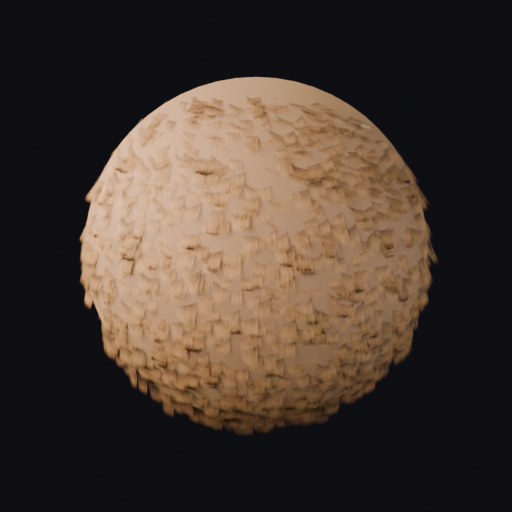
#> input picture anthroforge-v2/fur-craft/a12-shading/renders/a_plain.png, 512 x 512 px, found by its file name
$ python make_strip.py
#> lines starting #> are read from the running program, lines starting #| are printed output that depends on the picture
"""Comparison strip v2: A/B/C full frames, left-rim silhouette crops,
and the rim-mix failure mode as its own footer cell."""
from PIL import Image, ImageDraw, ImageFont

B = "/home/hatch/workspace/anthroforge-v2/fur-craft/a12-shading/renders/"
F = "/usr/share/fonts/truetype/dejavu/DejaVuSans-Bold.ttf"
Fb = lambda s: ImageFont.truetype(F, s)

panels = [("a_plain.png", "A - plain alpha-card PBR"),
          ("b_sheen.png", "B - + sheen (KHR_materials_sheen)"),
          ("c_aniso_rim.png", "C - + aniso GGX + additive rim")]
PW, BAR = 512, 40
W = PW * 3 + 16
CROP_H = 352
FOOT = 208
strip = Image.new("RGB", (W, BAR + PW + 26 + CROP_H + 12 + FOOT), (18, 18, 20))
d = ImageDraw.Draw(strip)
for i, (fn, label) in enumerate(panels):
    x = i * (PW + 4)
    im = Image.open(B + fn).convert("RGB")
    strip.paste(im, (x, BAR))
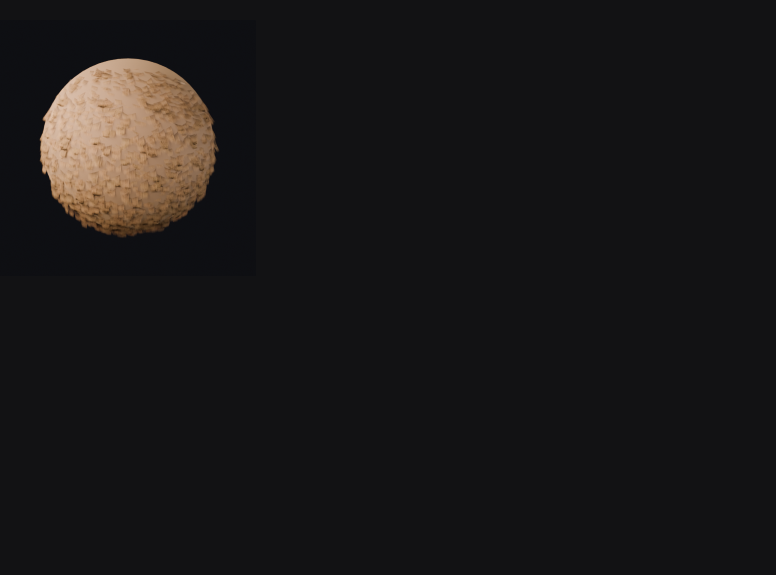
#> strip: PIL image 1552x1150 RGB (shown at 1/2 size); mean R, G, B 25.6, 23.7, 24.2
    d.rectangle([x, 0, x + PW, BAR - 4], fill=(38, 38, 44))
    d.text((x + 10, 10), label, font=Fb(19), fill=(235, 230, 220))
    crop = im.crop((48, 176, 168, 336)).resize((264, CROP_H), Image.LANCZOS)
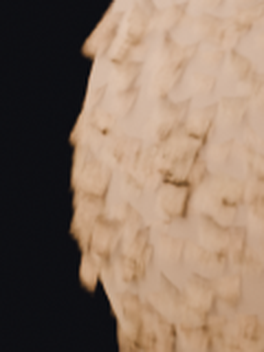
#> crop: PIL image 264x352 RGB; mean R, G, B 137.7, 115.4, 98.1
    strip.paste(crop, (x + 8, BAR + PW + 26))
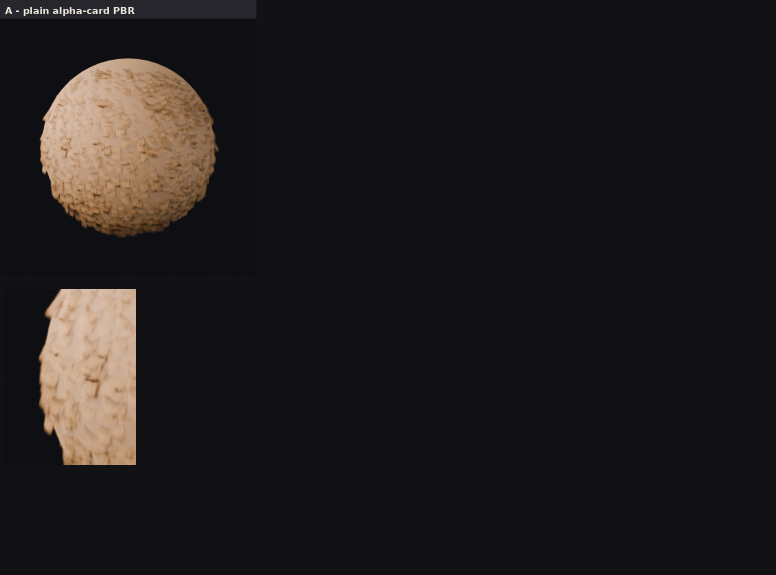
#> strip: PIL image 1552x1150 RGB (shown at 1/2 size); mean R, G, B 32.2, 29.2, 28.6
    d.text((x + 10, BAR + PW + 4), "left silhouette x2.2", font=Fb(15), fill=(200, 195, 185))
#> pass 2 of the loop `for i, (fn, label) in enumerate(panels):`:
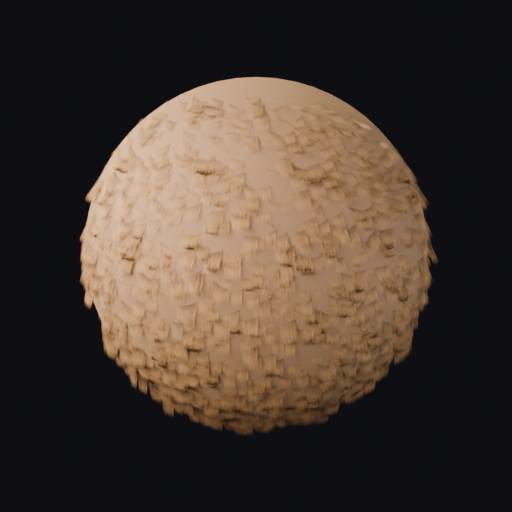
#> input picture anthroforge-v2/fur-craft/a12-shading/renders/b_sheen.png, 512 x 512 px, found by its file name
#> `crop = im.crop((48, 176, 168, 336)).resize((264, CROP_H), Image.LANCZOS)`:
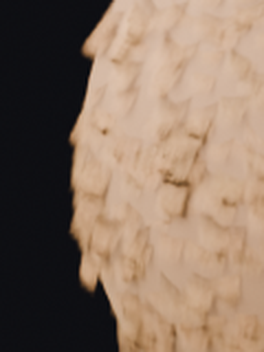
#> crop: PIL image 264x352 RGB; mean R, G, B 138.1, 116, 98.8
#> `strip.paste(crop, (x + 8, BAR + PW + 26))`:
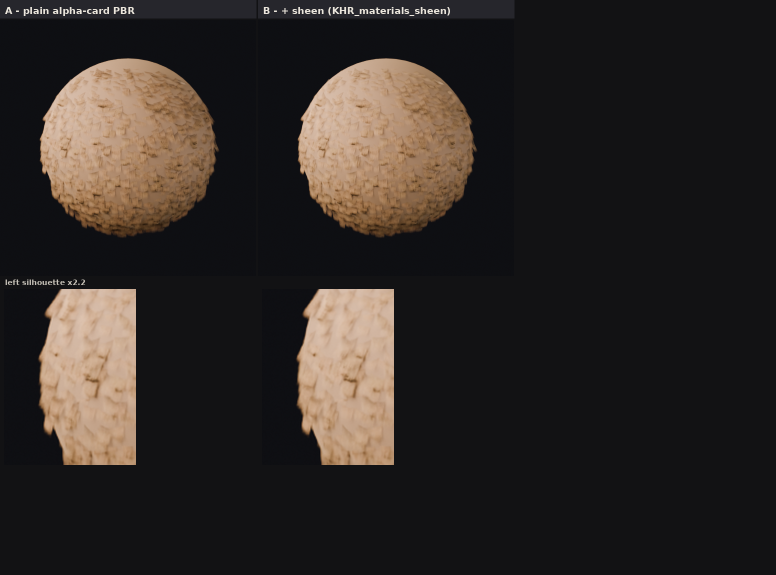
#> strip: PIL image 1552x1150 RGB (shown at 1/2 size); mean R, G, B 46.7, 40.6, 37.5
#> pass 3 of the loop `for i, (fn, label) in enumerate(panels):`:
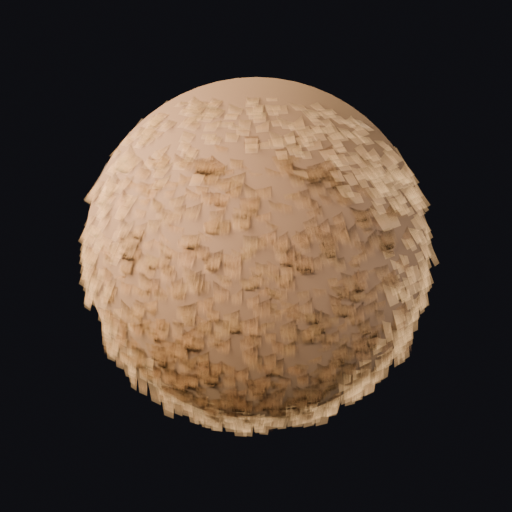
#> input picture anthroforge-v2/fur-craft/a12-shading/renders/c_aniso_rim.png, 512 x 512 px, found by its file name
#> `crop = im.crop((48, 176, 168, 336)).resize((264, CROP_H), Image.LANCZOS)`:
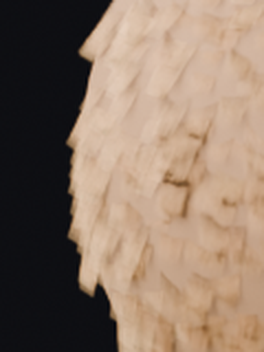
#> crop: PIL image 264x352 RGB; mean R, G, B 140.8, 119.6, 103
#> `strip.paste(crop, (x + 8, BAR + PW + 26))`:
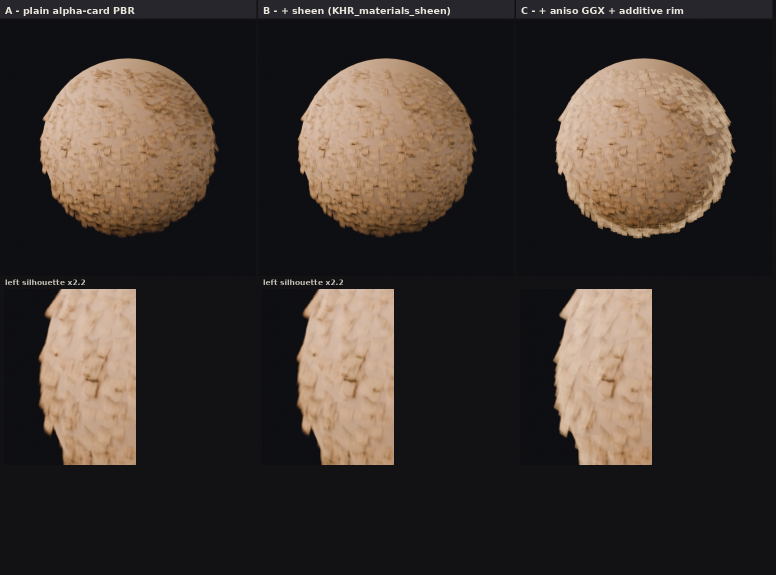
#> strip: PIL image 1552x1150 RGB (shown at 1/2 size); mean R, G, B 61.8, 52.8, 47.1
fy = BAR + PW + 26 + CROP_H + 12
fail = Image.open(B + "c_rim_mix_failure.png").convert("RGB").resize((176, 176), Image.LANCZOS)
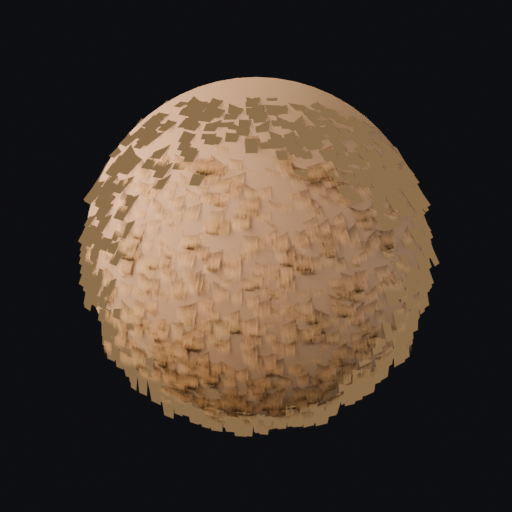
#> input picture anthroforge-v2/fur-craft/a12-shading/renders/c_rim_mix_failure.png, 512 x 512 px, found by its file name
strip.paste(fail, (W - 188, fy))
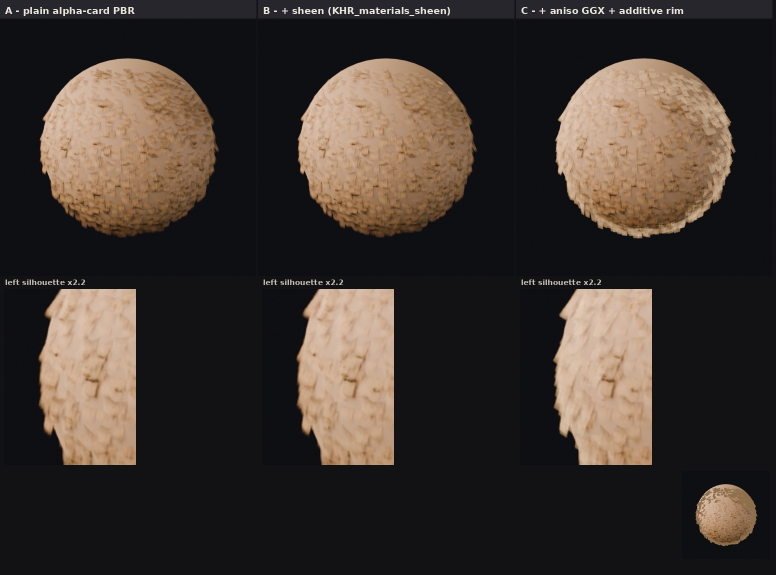
#> strip: PIL image 1552x1150 RGB (shown at 1/2 size); mean R, G, B 62.7, 53.5, 47.7
d.rectangle([W - 188, fy + 178, W - 12, fy + 204], fill=(60, 30, 26))
d.text((W - 180, fy + 183), "Mix-Shader rim: FAILURE", font=Fb(12), fill=(255, 210, 190))
d.text((10, fy + 8), "Identical card geometry in A/B/C (same seed, 1,150 cards on a spherical-cap pelt).",
       font=Fb(16), fill=(200, 195, 185))
d.text((10, fy + 34), "Undercoat = materials-lab skin_furred_base in all three. C's rim is ADDITIVE (v2); the",
       font=Fb(16), fill=(200, 195, 185))
d.text((10, fy + 60), "Mix-Shader rim (right) replaces shading at grazing angles - flat patches, capped",
       font=Fb(16), fill=(200, 195, 185))
d.text((10, fy + 86), "highlights. Measured numbers and the full study: FUR_SHADING.md S4-S5.",
       font=Fb(16), fill=(200, 195, 185))
strip.save(B + "comparison_strip.png")
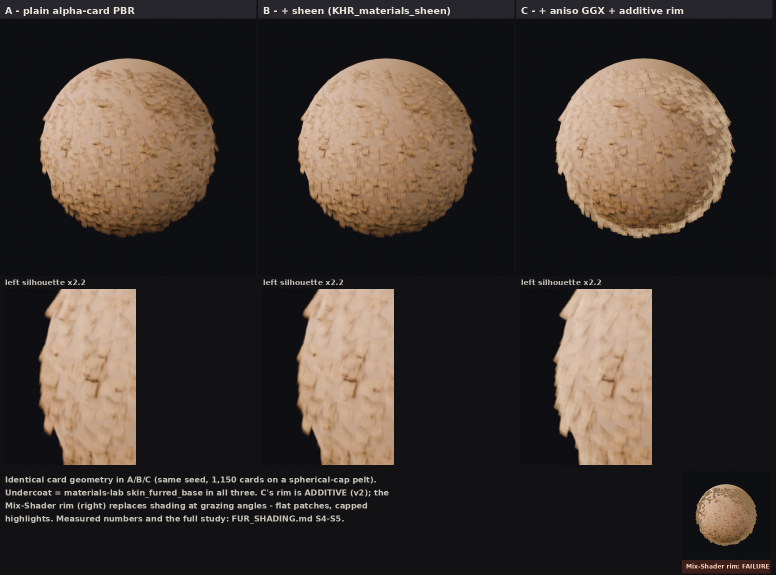
#> saved as comparison_strip.png: PIL image 1552x1150 RGB (shown at 1/2 size); mean R, G, B 64.3, 55, 49
print("strip saved", strip.size)
#| strip saved (1552, 1150)
